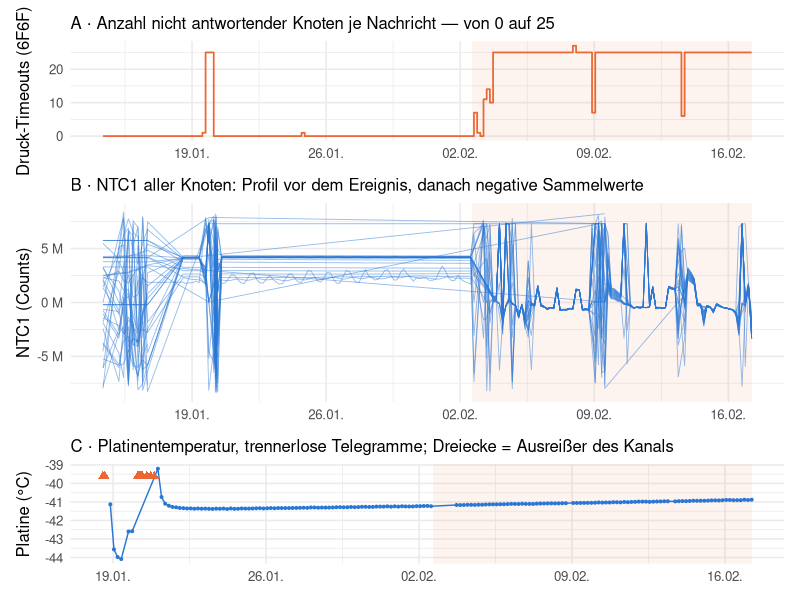
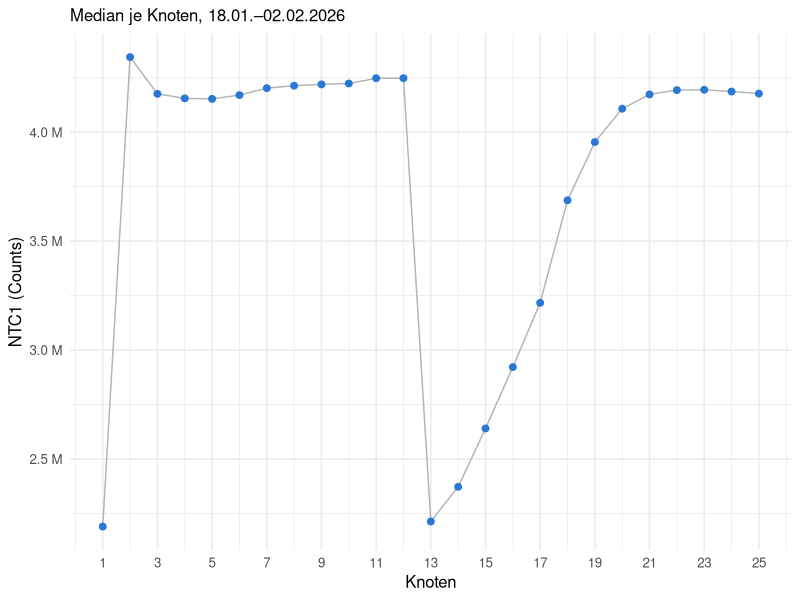

Reproduce these figures in R, in order.
## ---- chunk 1
library(readr); library(dplyr); library(tidyr); library(lubridate)
library(ggplot2); library(patchwork)

raw <- read_csv("./data/messages-1781290180297_old.csv", show_col_types = FALSE) |>
  filter(grepl("231708", Device)) |>
  transmute(recv = dmy_hms(`Date Time (UTC)`, tz = "UTC"),
            nbytes = `Length (Bytes)`, hex = tolower(Payload)) |>
  arrange(recv)

s_int <- function(h) { v <- strtoi(h, 16L); n <- nchar(h)/2; ifelse(v >= 2^(8*n-1), v - 2^(8*n), v) }

# Knotenweiser Parser: NTC(3) + GND(2 oder 3) + Druck(3 oder 6F6F).
# Die GND-Breite folgt aus der Position des nächsten 6F6F bzw. aus der Restlänge.
parse_msg <- function(h) {
  n <- nchar(h); if (n < 60) return(NULL)
  p <- 15L                                   # nach 4 B Zeit + 3 B ADC (14 Hex-Zeichen)
  out <- list()
  while (p + 15L <= n - 4L) {
    ntc <- s_int(substr(h, p, p + 5L)); p <- p + 6L
    nxt2 <- substr(h, p + 4L, p + 7L); nxt3 <- substr(h, p + 6L, p + 9L)
    if (identical(nxt2, "6f6f"))      { gnd <- s_int(substr(h, p, p+3L)); p <- p + 4L; pres <- NA; p <- p + 4L }
    else if (identical(nxt3, "6f6f")) { gnd <- s_int(substr(h, p, p+5L)); p <- p + 6L; pres <- NA; p <- p + 4L }
    else { gnd <- s_int(substr(h, p, p+3L)); p <- p + 4L
           pres <- strtoi(substr(h, p, p+5L), 16L); p <- p + 6L }
    out[[length(out)+1]] <- tibble(node = length(out)+1L, ntc = ntc, gnd = gnd, pres = pres)
  }
  bind_rows(out)
}

msg <- raw |> mutate(
  sep     = lengths(regmatches(hex, gregexpr("7c", hex))),
  tmo     = lengths(regmatches(hex, gregexpr("6f6f", hex))),
  t_int   = as_datetime(strtoi(substr(hex, 1, 8), 16L)),
  # Platinentemperatur steht in Byte 5–7 — nur im trennerlosen Format; in den
  # 0x7C-Telegrammen und im 334-B-Format liegt dort ein Knotenwert.
  adc_ok  = sep <= 10 & nbytes >= 150 & nbytes <= 300,
  adc_C   = ifelse(adc_ok, 6.101e-5 * strtoi(substr(hex, 9, 14), 16L) - 256.6, NA_real_),
  adc_out = !is.na(adc_C) & (adc_C > -35 | adc_C < -50),
  format  = case_when(sep > 10 ~ "sep (0x7C)", nbytes < 150 ~ "gekürzt", TRUE ~ "nosep"))

nodes <- msg |> filter(format != "sep (0x7C)") |>
  rowwise() |> mutate(d = list(parse_msg(hex))) |> ungroup() |>
  select(recv, nbytes, format, d) |> unnest(d)

EVENT <- as_datetime("2026-02-02 15:00:00")
## ---- chunk 2
pre  <- nodes |> filter(recv < EVENT, nbytes == 209)
post <- nodes |> filter(recv > EVENT, nbytes > 150)
tmo_pre  <- msg |> filter(recv < EVENT, nbytes == 209) |> summarise(m = mean(tmo)) |> pull(m)
tmo_post <- msg |> filter(recv > EVENT, nbytes > 150) |> summarise(m = mean(tmo)) |> pull(m)
# Dauerhafter Ausfall = ab hier folgt keine saubere Nachricht mehr
clean <- msg$tmo == 0 & msg$nbytes > 150
first_bad <- msg[max(which(clean)) + 1L, ]
# Vorläufer: Timeouts vor dem dauerhaften Ausfall
prec <- msg |> filter(tmo > 0, recv < EVENT)
last_good <- msg |> filter(recv < EVENT, nbytes == 209) |> slice_max(recv, n = 1)

cat(sprintf("- **Bis %s UTC arbeitete die Kette vollständig**: 25 Knoten, NTC1 als geordnetes Tiefenprofil, GND bei −700 bis −900 Counts, Druck %.0f–%.0f (≙ %.0f–%.0f hPa), **kein einziger Druck-Timeout**.\n",
  format(last_good$recv, "%d.%m.%Y %H:%M"),
  min(pre$pres, na.rm=TRUE), max(pre$pres, na.rm=TRUE),
  min(pre$pres, na.rm=TRUE)/1000, max(pre$pres, na.rm=TRUE)/1000))
cat(sprintf("- **Ab %s UTC melden alle Knoten Druck-Timeout** (`6F 6F`, im Mittel %.0f Marker pro Nachricht gegenüber %.1f davor); danach folgt keine saubere Nachricht mehr. Der digitale Teil der Kette antwortet nicht.\n",
  format(first_bad$recv, "%d.%m.%Y %H:%M"), tmo_post, tmo_pre))
cat(sprintf("- **Vorläufer am 19.01.2026:** drei aufeinanderfolgende Nachrichten (%s–%s UTC, rund %.0f Stunden) zeigen bereits 25 Timeouts — danach lief die Kette wieder vollständig, mit einem einzelnen Timeout am 24.01. Der Ausfall kündigte sich also als **aussetzender Kontakt** an, bevor er dauerhaft wurde.\n",
  format(min(prec$recv), "%d.%m. %H:%M"), format(max(prec$recv[prec$recv < as_datetime("2026-01-21")]), "%H:%M"),
  as.numeric(difftime(max(prec$recv[prec$recv < as_datetime("2026-01-21")]), min(prec$recv), units = "hours"))))
cat(sprintf("- **Gleichzeitig lesen NTC1 und GND denselben Wert**: Median NTC1 %s, Median GND %s Counts, Differenz %s — vor dem Ereignis lagen sie um Größenordnungen auseinander (NTC1 %s, GND %s). Beide Kanäle sehen dasselbe Potenzial; die Werte laufen innerhalb einer Nachricht glatt durch (Drift eines nicht angesteuerten Eingangs), statt ein Profil abzubilden.\n",
  format(round(median(post$ntc, na.rm=TRUE)), big.mark="."), format(round(median(post$gnd, na.rm=TRUE)), big.mark="."),
  format(round(median(post$ntc - post$gnd, na.rm=TRUE)), big.mark="."),
  format(round(median(pre$ntc, na.rm=TRUE)), big.mark="."), format(round(median(pre$gnd, na.rm=TRUE)), big.mark=".")))
cat(sprintf("- **Die verkürzten Telegramme am 02./03.02. (10–133 B) sind ein `ArrayLen()`-Artefakt, kein Sendeabbruch.** Sie enden jeweils exakt auf `6f6f 01 00 00` — erster Druck-Timeout, dann Overflow-Sentinel, dessen Nullbytes die Nachricht abschneiden. Die 0 mV, die ein Decoder mit fester Feldbreite dort als Batterie liest, sind Teil des Sentinels.\n"))
cat(sprintf("- **Logger und Modem blieben intakt**: Zeitstempel plausibel, Platinentemperatur %.2f °C am 02.02. → %.2f °C am 17.02. (glatte Drift %.2f K).\n",
  msg$adc_C[max(which(msg$recv < EVENT))], tail(msg$adc_C,1),
  tail(msg$adc_C,1) - msg$adc_C[max(which(msg$recv < EVENT))]))
cat("- head03 und head04 sendeten am 02./03.02.2026 unauffällig weiter — kein standortweites Ereignis.\n")
## ---- chunk 3
BLUE <- "#2a78d6"; ORANGE <- "#eb6834"
p1 <- ggplot(msg |> filter(format != "sep (0x7C)"), aes(recv, tmo)) +
  annotate("rect", xmin = EVENT, xmax = max(msg$recv), ymin = -Inf, ymax = Inf, fill = ORANGE, alpha = 0.08) +
  geom_step(colour = ORANGE, linewidth = 0.6) +
  scale_y_continuous("Druck-Timeouts (6F6F)") + scale_x_datetime(NULL, date_labels = "%d.%m.") +
  labs(subtitle = "A · Anzahl nicht antwortender Knoten je Nachricht — von 0 auf 25") +
  theme_minimal(base_size = 12)

p2 <- ggplot(nodes |> filter(!is.na(ntc)), aes(recv, ntc, group = node)) +
  annotate("rect", xmin = EVENT, xmax = max(msg$recv), ymin = -Inf, ymax = Inf, fill = ORANGE, alpha = 0.08) +
  geom_line(colour = BLUE, alpha = 0.5, linewidth = 0.3) +
  scale_y_continuous("NTC1 (Counts)", labels = scales::label_number(scale = 1e-6, suffix = " M")) +
  scale_x_datetime(NULL, date_labels = "%d.%m.") +
  labs(subtitle = "B · NTC1 aller Knoten: Profil vor dem Ereignis, danach negative Sammelwerte") +
  theme_minimal(base_size = 12)

p3 <- ggplot(msg |> filter(!is.na(adc_C), !adc_out), aes(recv, adc_C)) +
  annotate("rect", xmin = EVENT, xmax = max(msg$recv), ymin = -Inf, ymax = Inf, fill = ORANGE, alpha = 0.08) +
  geom_line(colour = BLUE, linewidth = 0.5) + geom_point(colour = BLUE, size = 0.7) +
  geom_point(data = msg |> filter(adc_out), aes(recv, -39.6), colour = ORANGE, shape = 17, size = 2) +
  scale_y_continuous("Platine (°C)") + scale_x_datetime(NULL, date_labels = "%d.%m.") +
  labs(subtitle = "C · Platinentemperatur, trennerlose Telegramme; Dreiecke = Ausreißer des Kanals") +
  theme_minimal(base_size = 12)

p1 / p2 / p3 + plot_layout(heights = c(1, 2, 1))
## ---- chunk 4
pre |> group_by(node) |> summarise(ntc = median(ntc, na.rm = TRUE), .groups = "drop") |>
  ggplot(aes(node, ntc)) +
  geom_line(colour = "grey70") + geom_point(colour = BLUE, size = 2) +
  scale_y_continuous("NTC1 (Counts)", labels = scales::label_number(scale = 1e-6, suffix = " M")) +
  scale_x_continuous("Knoten", breaks = seq(1, 25, 2)) +
  labs(subtitle = "Median je Knoten, 18.01.–02.02.2026") +
  theme_minimal(base_size = 12)
## ---- chunk 5
a <- msg |> filter(!is.na(adc_C))
knitr::kable(bind_rows(
  a |> filter(!adc_out) |> summarise(Reihe = "regulär", n = n(),
        von = format(min(recv), "%d.%m."), bis = format(max(recv), "%d.%m."),
        `min (°C)` = round(min(adc_C), 2), `max (°C)` = round(max(adc_C), 2),
        `Spannweite (K)` = round(diff(range(adc_C)), 2)),
  a |> filter(!adc_out, recv < EVENT) |> summarise(Reihe = "vor 02.02.", n = n(),
        von = format(min(recv), "%d.%m."), bis = format(max(recv), "%d.%m."),
        `min (°C)` = round(min(adc_C), 2), `max (°C)` = round(max(adc_C), 2),
        `Spannweite (K)` = round(diff(range(adc_C)), 2)),
  a |> filter(!adc_out, recv >= EVENT) |> summarise(Reihe = "nach 02.02.", n = n(),
        von = format(min(recv), "%d.%m."), bis = format(max(recv), "%d.%m."),
        `min (°C)` = round(min(adc_C), 2), `max (°C)` = round(max(adc_C), 2),
        `Spannweite (K)` = round(diff(range(adc_C)), 2))))

msg |> filter(adc_out) |> transmute(Zeit = format(recv, "%d.%m. %H:%M"), Bytes = nbytes,
        Counts = strtoi(substr(hex, 9, 14), 16L), `°C` = round(adc_C, 1)) |> knitr::kable()
## ---- chunk 6
# In Timeout-Nachrichten trägt jedes Segment zwischen zwei 6F6F genau NTC1 + GND.
seg_pairs <- function(h) {
  b <- substr(h, 15L, nchar(h))
  k <- lengths(regmatches(b, gregexpr("6f6f", b, fixed = TRUE)))
  if (k < 2L) return(NULL)
  parts <- strsplit(b, "6f6f", fixed = TRUE)[[1]][seq_len(k)]
  w <- nchar(parts)
  ok <- w %in% c(12L, 16L)
  tibble(node = which(ok),
         ntc = vapply(parts[ok], \(s) s_int(substr(s, 1L, nchar(s)/2)), 0),
         gnd = vapply(parts[ok], \(s) s_int(substr(s, nchar(s)/2 + 1L, nchar(s))), 0))
}
ref <- parse_msg(raw$hex[which.min(abs(difftime(raw$recv, as_datetime("2026-01-19 08:56:35"))))])

stat <- function(t) {
  h <- raw$hex[which.min(abs(difftime(raw$recv, as_datetime(t))))]
  d <- seg_pairs(h); r <- ref$ntc[d$node]
  tibble(Nachricht = format(as_datetime(t), "%d.%m. %H:%M"),
         `NTC1 (M)` = sprintf("%.2f … %.2f", min(d$ntc)/1e6, max(d$ntc)/1e6),
         `GND (M)`  = sprintf("%.2f … %.2f", min(d$gnd)/1e6, max(d$gnd)/1e6),
         `r(NTC1,GND)` = sprintf("%+.2f", cor(d$ntc, d$gnd)),
         `r(NTC1, gutes Profil)` = sprintf("%+.2f", cor(d$ntc, r)))
}
knitr::kable(bind_rows(lapply(c("2026-01-19 16:57:09", "2026-01-19 20:57:45",
                                "2026-02-05 01:12:54"), stat)))
## ---- chunk 7
msg |> mutate(Format = case_when(
    sep > 10 ~ "340 + 146 B, 0x7C-getrennt (ein Datensatz, 486 B)",
    nbytes == 334 ~ "334 B ohne Trenner (25 × 13 B je Knoten)",
    nbytes == 209 ~ "209 B ohne Trenner (25 × 8 B: NTC1 3, GND 2, Druck 3)",
    nbytes < 150 ~ "gekürzt durch ArrayLen()", TRUE ~ "sonstige")) |>
  count(Format, name = "Nachrichten") |> arrange(desc(Nachrichten)) |>
  knitr::kable(caption = "Der Wechsel vom sep- ins nosep-Format am 14.01.2026 folgt aus dem EEPROM-Flag firstIridiumTransmit und liegt drei Wochen vor dem Ausfall.")
